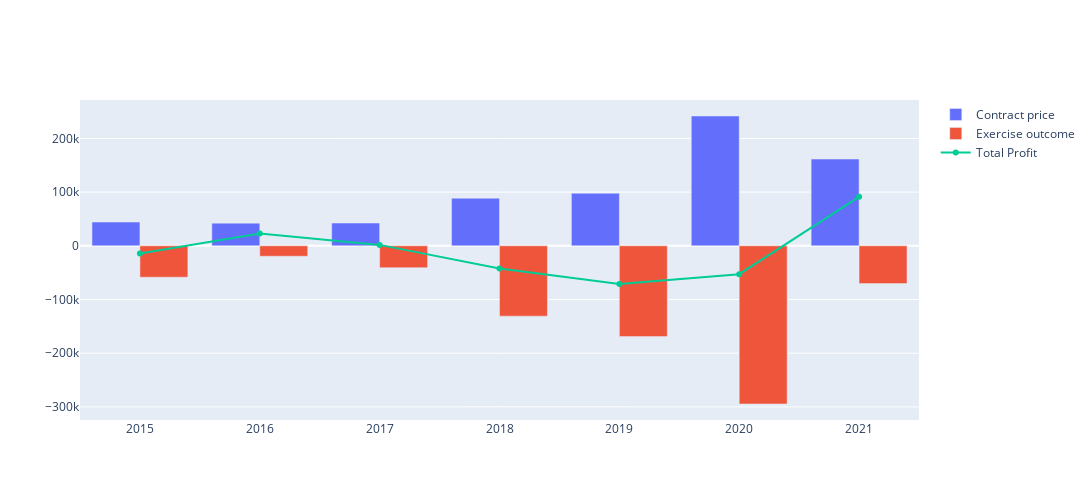

Write notebook code for a chart like this one.
### Code cell
newdf = short_IC_5_10.groupby(by = ['Year'])['Contract price','Exercise outcome', 'Total Profit/Loss' ].sum().reset_index()

fig = make_subplots()

fig.add_trace(go.Bar(x=newdf['Year'], y=newdf['Contract price'], name = 'Contract price'))
fig.add_trace(go.Bar(x=newdf['Year'], y=newdf['Exercise outcome'], name = 'Exercise outcome'))
fig.add_trace(go.Line(x=newdf['Year'], y=newdf['Total Profit/Loss'], name = 'Total Profit'))

fig.update_layout(height=500, width=1100)
fig.show()

### Figure 1 — Plotly figure (JSON) as saved in the notebook; plotly's stock layout.template omitted (floating-point values rounded to 4 significant figures)
{"data": [{"name": "Contract price", "type": "bar", "x": [2015, 2016, 2017, 2018, 2019, 2020, 2021], "y": [44253, 42256, 42461, 88651, 98038, 241846, 161616]}, {"name": "Exercise outcome", "type": "bar", "x": [2015, 2016, 2017, 2018, 2019, 2020, 2021], "y": [-58490.0, -19410.0, -40730.0, -131000.0, -169100.0, -294700.0, -70410.0]}, {"name": "Total Profit", "type": "scatter", "x": [2015, 2016, 2017, 2018, 2019, 2020, 2021], "y": [-14240.0, 22850.0, 1729.0, -42330.0, -71030.0, -52820.0, 91210.0]}], "layout": {"height": 500, "width": 1100, "xaxis": {"anchor": "y", "autorange": true, "domain": [0, 1], "range": [2014.0, 2022.0], "type": "linear"}, "yaxis": {"anchor": "x", "autorange": true, "domain": [0, 1], "range": [-324500.0, 271700.0], "type": "linear"}}}
